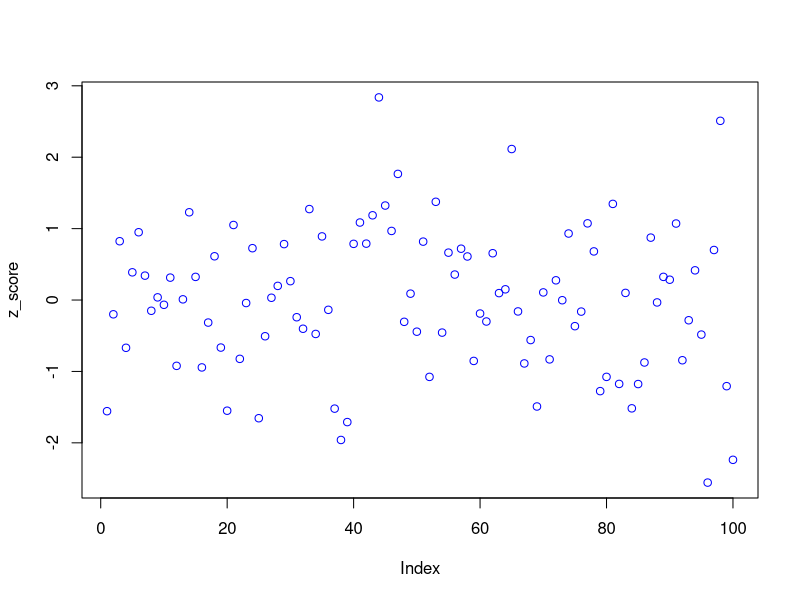
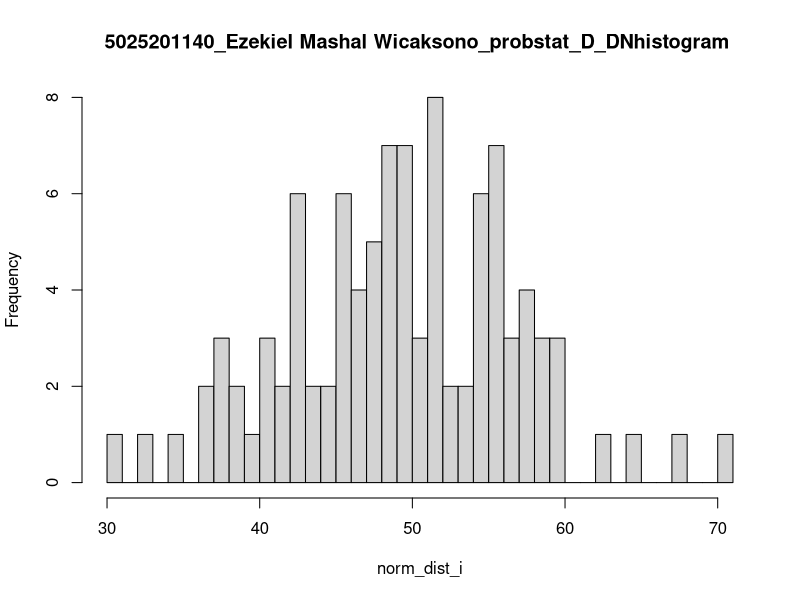

Here is the R script that generated these plots, in order:
# Diketahui generate random nilai sebanyak 100 data, mean = 50, sd = 8.
  N <- 100
  Mean <- 50
  Std_dev_i <- 8
  
# Soal 6A: Fungsi Probabilitas dari Distribusi Normal P(X1 ≤ x ≤ X2), hitung Z-Score Nya dan plot
#          data generate randomnya dalam bentuk grafik. Petunjuk(gunakan fungsi plot()).
  norm_dist_i <- rnorm(N,Mean,Std_dev_i)
  x1 <- floor(mean(norm_dist_i))
  x2 <- ceiling(mean(norm_dist_i))
  z_score <- ((norm_dist_i - mean(norm_dist_i))/ (sd(norm_dist_i)))
  plot(z_score, type = 'p', col='blue') 

# Soal 6B: Generate Histogram dari Distribusi Normal dengan breaks 50
  hist(norm_dist_i,50,main = "5025201140_Ezekiel Mashal Wicaksono_probstat_D_DNhistogram ")

# Soal 6C: Nilai Varian (σ²) dari hasil generate random nilai Distribusi Normal.
  std_dev_ii <- sd(norm_dist_i)
  variance <- std_dev_ii * std_dev_ii
  variance 